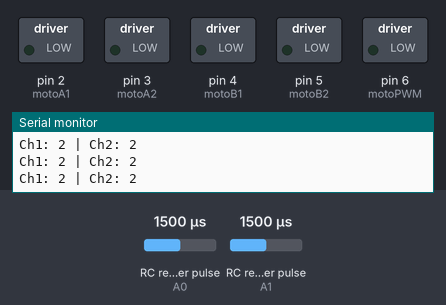
Simulated run of this sketch. Board: Arduino Uno, built with avr-gcc and run on an emulated ATmega328P. On the bench: switched loads named in the sketch (green lamp = pin HIGH), the last lines printed to the serial monitor. Wiring (inferred from the names in the program): 2 × RC receiver channel: data A0 / data A1. The inputs (shaded band) are chosen by the test bench; at power-on: RC receiver pulse (sensors on A0, A1) 1500 µs.

Above: at 1.2 s.
1.3 s: RC receiver pulse (sensor on A0) set to 1363 µs
2.8 s: RC receiver pulse (sensor on A0) set to 1339 µs
At 4.0 s:
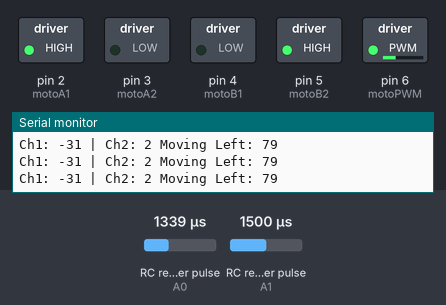
4.3 s: RC receiver pulse (sensor on A0) set to 1750 µs
At 5.4 s:
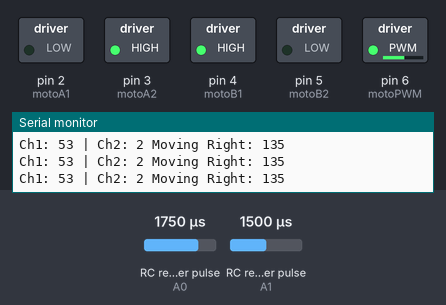
5.8 s: RC receiver pulse (sensor on A0) set to 1020 µs
At 6.5 s:
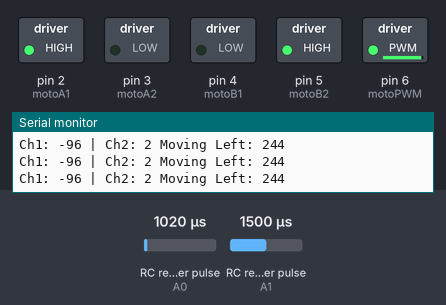
7.3 s: RC receiver pulse (sensor on A0) set to 1980 µs
At 7.7 s:
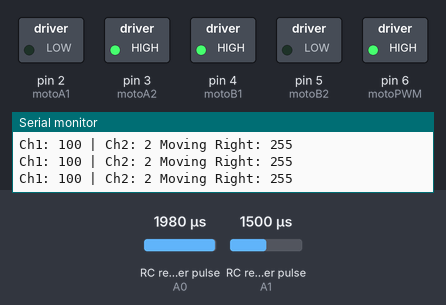
Timing chart, 0 to 9.8 s (numbered marks = the images above; inputs shaded):
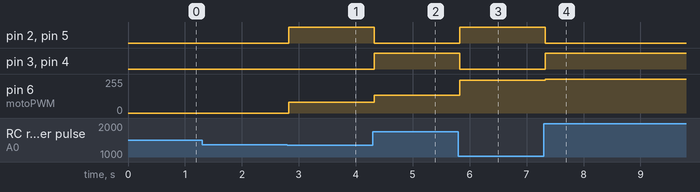

Measured:
- the behaviour switches between 1347 and 1346 µs on RC receiver pulse (sensor on A0) (found by bisection; images 0 and 1)
- after the input at 2.8 s, pin 2 (motoA1), pin 5 (motoB2): LOW → HIGH at once; pin 6 (motoPWM): 0/255 → 79/255 at once
- after the input at 4.3 s, pin 2 (motoA1), pin 5 (motoB2): HIGH → LOW at once; pin 3 (motoA2), pin 4 (motoB1): LOW → HIGH at once; pin 6 (motoPWM): 79/255 → 135/255 at once
- after the input at 5.8 s, pin 2 (motoA1), pin 5 (motoB2): LOW → HIGH at once; pin 3 (motoA2), pin 4 (motoB1): HIGH → LOW at once; pin 6 (motoPWM): 135/255 → 244/255 at once
- after the input at 7.3 s, pin 2 (motoA1), pin 5 (motoB2): HIGH → LOW at once; pin 3 (motoA2), pin 4 (motoB1): LOW → HIGH at once; pin 6 (motoPWM): 244/255 → 255/255 at once

The sketch:

BattleBot.ino
```cpp
#include "Motor.h"
#include "Reciever.h"
#define DEBUG_SERIAL
#define JOYSTICK_THRESHOLD 30
Reciever fsi6;
Motor vehicle;
// Integers to represent values from sticks and pots
int ch1Value, ch1PWM;
int ch2Value, ch2PWM;


void setup() {
  Serial.begin(115200);
  vehicle.init();
  fsi6.init();
}

void loop() {
  // Get values for each channel
  ch1Value = fsi6.readChannel(CH1, -100, 100, 0);
  ch2Value = fsi6.readChannel(CH2, -100, 100, 0);
  ch1PWM = map(abs(ch1Value), 0, 100, 0, 255);
  ch2PWM = map(abs(ch2Value), 0, 100, 0, 255);

#ifdef DEBUG_SERIAL  // Print to Serial Monitor0
  Serial.print("Ch1: ");
  Serial.print(ch1Value);
  Serial.print(" | Ch2: ");
  Serial.print(ch2Value);
#endif

  if (abs(ch1Value) < JOYSTICK_THRESHOLD && abs(ch2Value) >= JOYSTICK_THRESHOLD) {
    int ch2dir = ch2Value / abs(ch2Value);
    if (ch2dir == 1) {
#ifdef DEBUG_SERIAL
      vehicle.moveForward(ch2PWM);
      Serial.print(" Moving Forward: " + (String)ch2PWM);
#endif
    } else if (ch2dir == -1) {
#ifdef DEBUG_SERIAL
      vehicle.moveReverse(ch2PWM);
      Serial.print(" Moving Backward: " + (String)ch2PWM);
#endif
    }
  }
  if (abs(ch1Value) >= JOYSTICK_THRESHOLD) {
    int ch1dir = ch1Value / abs(ch1Value);
    if (ch1dir == 1) {
#ifdef DEBUG_SERIAL
      vehicle.moveRight(ch1PWM);
      Serial.print(" Moving Right: " + (String)ch1PWM);
#endif

    } else if (ch1dir == -1) {
#ifdef DEBUG_SERIAL
      vehicle.moveLeft(ch1PWM);
      Serial.print(" Moving Left: " + (String)ch1PWM);
#endif
    }
  }
  if (abs(ch1Value) < JOYSTICK_THRESHOLD && abs(ch2Value) < JOYSTICK_THRESHOLD) {
    vehicle.stop();
  }
#ifdef DEBUG_SERIAL
  Serial.println();
#endif
}
```

Motor.cpp
```cpp
#include "Motor.h"

void Motor::init(){
pinMode(motoPWM,OUTPUT);
pinMode(motoA1,OUTPUT);
pinMode(motoA2,OUTPUT);
pinMode(motoB1,OUTPUT);
pinMode(motoB2,OUTPUT);
}


void Motor::moveForward(int SPEED){
analogWrite(motoPWM,SPEED);
digitalWrite(motoA1,HIGH);
digitalWrite(motoA2,LOW);
digitalWrite(motoB1,HIGH);
digitalWrite(motoB2,LOW);
}


void Motor::moveReverse(int SPEED){
analogWrite(motoPWM,SPEED);
digitalWrite(motoA1,LOW);
digitalWrite(motoA2,HIGH);
digitalWrite(motoB1,LOW);
digitalWrite(motoB2,HIGH);
}

void Motor::moveLeft(int SPEED){
analogWrite(motoPWM,SPEED);
digitalWrite(motoA1,HIGH);
digitalWrite(motoA2,LOW);
digitalWrite(motoB1,LOW);
digitalWrite(motoB2,HIGH);
}


void Motor::moveRight(int SPEED){
analogWrite(motoPWM,SPEED);
digitalWrite(motoA1,LOW);
digitalWrite(motoA2,HIGH);
digitalWrite(motoB1,HIGH);
digitalWrite(motoB2,LOW);
}


void Motor::stop(){
analogWrite(motoPWM,0);
digitalWrite(motoA1,LOW);
digitalWrite(motoA2,LOW);
digitalWrite(motoB1,LOW);
digitalWrite(motoB2,LOW);
}
```

Motor.h
```cpp
#ifndef MOTOR_H
#define MOTOR_H
#define motoA1 2
#define motoA2 3
#define motoB1 4
#define motoB2 5
#define motoPWM 6

#include<Arduino.h>
class Motor{
public:
void init();
void moveForward(int SPEED);
void moveReverse(int SPEED);
void moveRight(int SPEED);
void moveLeft(int SPEED);
void stop();
};

#endif
```

Reciever.cpp
```cpp
#include "Reciever.h"

void Reciever::init(){
  pinMode(CH1, INPUT);
  pinMode(CH2, INPUT);
}


// Read the number of a specified channel and convert to the range provided.
// If the channel is off, return the default value
int Reciever::readChannel(int channelInput, int minLimit, int maxLimit, int defaultValue){
  int ch = pulseIn(channelInput, HIGH, 30000);
  if (ch < 100) return defaultValue;
  return map(ch, 1000, 1980, minLimit, maxLimit);
}

// Read the switch channel and return a boolean value
bool Reciever::readSwitch(byte channelInput, bool defaultValue){
  int intDefaultValue = (defaultValue)? 100: 0;
  int ch = readChannel(channelInput, 0, 100, intDefaultValue);
  return (ch > 50);
}
```

Reciever.h
```cpp
#ifndef RECIEVER_H
#define RECIEVER_H
#include<Arduino.h>
// Define Input Connections
#define CH1 A0
#define CH2 A1


class Reciever{
public:
void init();
int readChannel(int channelInput, int minLimit, int maxLimit, int defaultValue);
bool readSwitch(byte channelInput, bool defaultValue);
};
#endif
```
